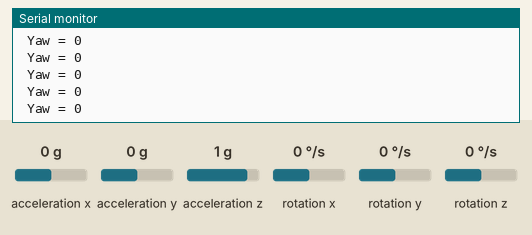
Recording of a sketch running on a simulated ESP8266 (NodeMCU). Parts: the last lines printed to the serial monitor. The inputs (shaded band) are chosen by the test bench; at power-on: rotation y 0 °/s, acceleration y 0 g, acceleration x 0 g, acceleration z 1 g, rotation x 0 °/s, rotation z 0 °/s.

Above: at 1.2 s.
1.3 s: rotation y set to -192 °/s
At 2.0 s:
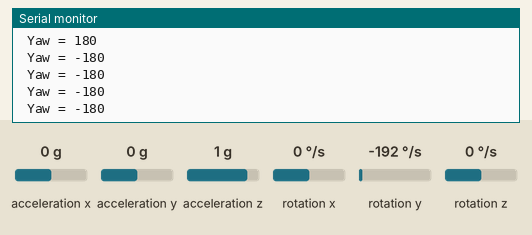
2.8 s: acceleration y set to -1.4 g
At 3.4 s:
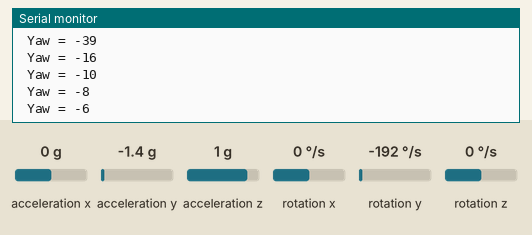
4.3 s: acceleration x set to -1.4 g
At 5.0 s:
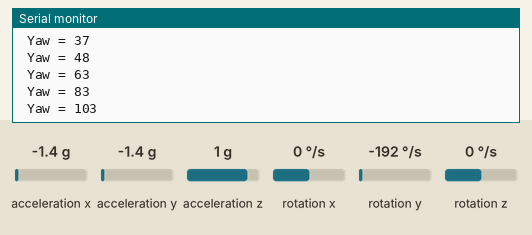
5.8 s: acceleration z set to -1.4 g
At 6.4 s:
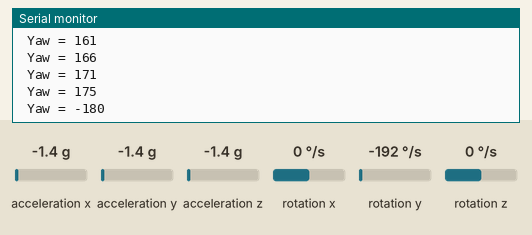
7.3 s: rotation x set to -192 °/s
At 8.0 s:
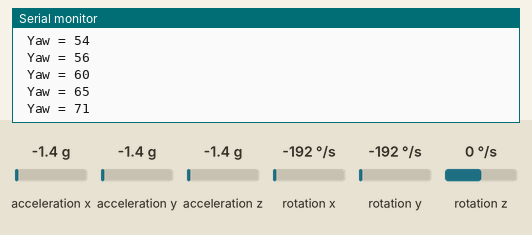
Timing chart, 0 to 9.8 s (numbered marks = the images above; inputs shaded):
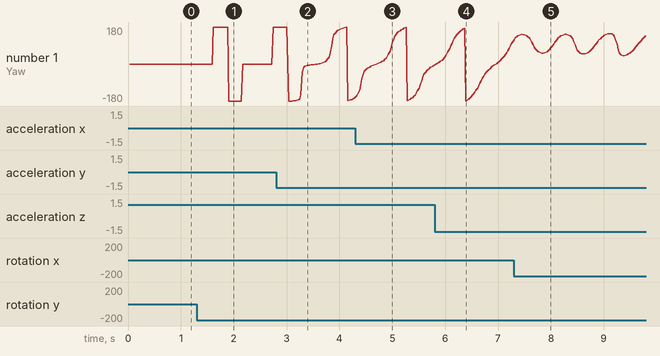

The sketch:

MPUMADGWICK.ino
```cpp
#include <MadgwickAHRS.h>
#include <Wire.h>
#include <ESP8266WiFi.h>
#include <MPU6050.h>

MPU6050 mpu;
int SCL_PIN=D1;
int SDA_PIN=D2;

// Timers
unsigned long timer = 0;
float timeStep = 0.01;

// Pitch, Roll and Yaw values

int yaw = 0;
Madgwick filter;
unsigned long microsPerReading, microsPrevious,microsNow;
float accelScale, gyroScale;

void setup()
{
  WiFi.forceSleepBegin();// turn off ESP8266 RF
  delay(1);
  Serial.begin(115200);
  filter.begin(25);
   microsPerReading = 600000 / 25;
  microsPrevious = micros();

  // Initialize MPU6050
  while(!mpu.beginSoftwareI2C(SCL_PIN,SDA_PIN,MPU6050_SCALE_2000DPS, MPU6050_RANGE_2G))
  {
    Serial.println("Could not find a valid MPU6050 sensor, check wiring!");
    delay(500);
  }
/*  while(!mpu.begin(MPU6050_SCALE_2000DPS, MPU6050_RANGE_2G))
  {
    Serial.println("Could not find a valid MPU6050 sensor, check wiring!");
    delay(500);
  }*/
  // Calibrate gyroscope. The calibration must be at rest.
  // If you don't want calibrate, comment this line.
  mpu.calibrateGyro();

  // Set threshold sensivty. Default 3.
  // If you don't want use threshold, comment this line or set 0.
  mpu.setThreshold(3);
}

void loop()
{
  timer = millis();
   microsNow = micros();
   if (microsNow - microsPrevious >= microsPerReading)
   {
  // Read normalized values
      Vector ng = mpu.readNormalizeGyro();
      Vector na = mpu.readNormalizeAccel();
      filter.updateIMU(ng.XAxis,ng.YAxis,ng.ZAxis,na.XAxis,na.YAxis,na.ZAxis);

    // print the heading, pitch and roll

   yaw = filter.getYaw();
   yaw= yaw-180;
   // Serial.print("yaw ");
    //Serial.println(yaw);

     Serial.print(" Yaw = ");
  Serial.println(yaw);


    // increment previous time, so we keep proper pace
    microsPrevious = microsPrevious + microsPerReading;

  // Read normalized values
   }


  // Calculate Pitch, Roll and Yaw
//  pitch = pitch + norm.YAxis * timeStep;
//  roll = roll + norm.XAxis * timeStep;
//  yaw = yaw + norm.ZAxis * timeStep;

  // Output raw


  // Wait to full timeStep period
  delay((timeStep*1000) - (millis() - timer));
}
```

Measured:
- after the input at 1.3 s, the serial monitor: prints a new line after 0.31 s (image 1)
- after the input at 2.8 s, the serial monitor: prints a new line at once (image 2)
- plotted number 1: 0 → 180 after the input at 1.3 s, 180 → -166 after the input at 2.8 s
